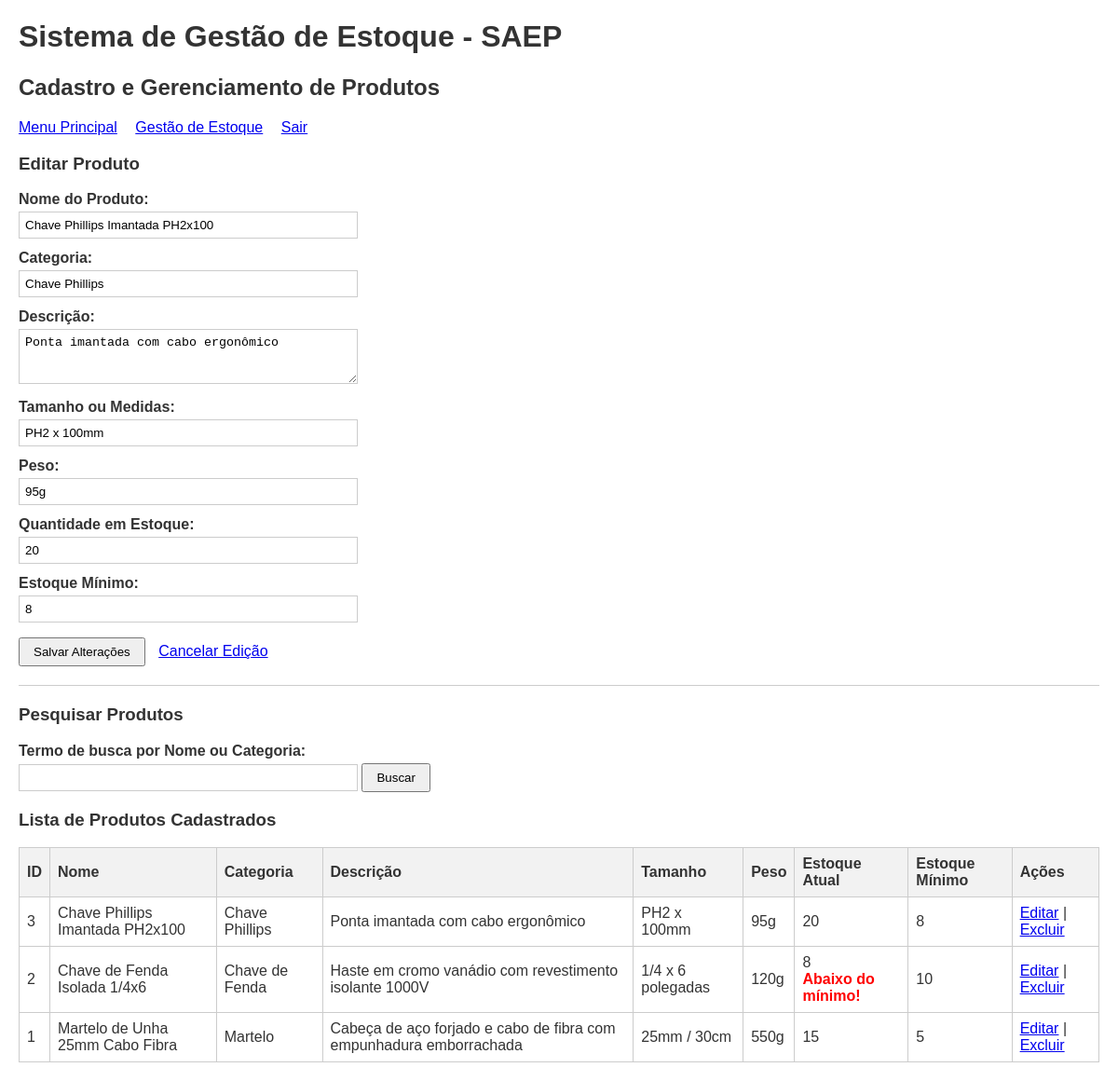
The app's page /app/produtos.php?editar_id=3 (signed in) with its own data.
### tables this page shows
CREATE TABLE produtos (
    id INT AUTO_INCREMENT PRIMARY KEY,
    codigo VARCHAR(50) NOT NULL UNIQUE,
    nome VARCHAR(100) NOT NULL,
    categoria VARCHAR(50) NOT NULL,
    descricao TEXT,
    tamanho VARCHAR(50),
    peso VARCHAR(50),
    quantidade_estoque INT NOT NULL DEFAULT 0,
    estoque_minimo INT NOT NULL DEFAULT 5
);

### app/produtos.php (the view, shortened to what this page needs)
<?php
require_once 'conexao.php';
$produto_edicao = null;
if (isset($_GET['editar_id'])) {
    $id_editar = (int)$_GET['editar_id'];
    $stmt = $pdo->prepare("SELECT * FROM produtos WHERE id = :id LIMIT 1");
    $stmt->execute([':id' => $id_editar]);
    $produto_edicao = $stmt->fetch();
}
$termo_busca = trim($_GET['busca'] ?? '');
if (!empty($termo_busca)) {
    $sql_listagem = "SELECT * FROM produtos WHERE nome LIKE :termo OR categoria LIKE :termo ORDER BY id DESC";
    $stmt_lista = $pdo->prepare($sql_listagem);
    $stmt_lista->execute([':termo' => "%$termo_busca%"]);
} else {
    $sql_listagem = "SELECT * FROM produtos ORDER BY id DESC";
    $stmt_lista = $pdo->query($sql_listagem);
}
$produtos = $stmt_lista->fetchAll();
?>
<!DOCTYPE html>
<html lang="pt-BR">
<head>
    <link rel="stylesheet" href="style.css">
</head>
<body>
<div class="container">
    <h1>Sistema de Gestão de Estoque - SAEP</h1>
    <h2>Cadastro e Gerenciamento de Produtos</h2>
    <div class="nav-links">
        <a href="index.php">Menu Principal</a>
        <a href="estoque.php">Gestão de Estoque</a>
        <a href="logout.php">Sair</a>
    </div>
    <h3><?php echo $produto_edicao ? 'Editar Produto' : 'Cadastrar Novo Produto'; ?></h3>
    <form method="POST" action="produtos.php" onsubmit="return validarFormularioProduto(this);">
        <div class="form-group">
            <label for="nome">Nome do Produto:</label>
            <input type="text" id="nome" name="nome" value="<?php echo htmlspecialchars($produto_edicao['nome'] ?? $_POST['nome'] ?? ''); ?>">
        </div>
        <div class="form-group">
            <label for="categoria">Categoria:</label>
            <input type="text" id="categoria" name="categoria" value="<?php echo htmlspecialchars($produto_edicao['categoria'] ?? $_POST['categoria'] ?? ''); ?>" placeholder="Exemplo: Martelo, Chave de Fenda">
        </div>
        <div class="form-group">
            <label for="descricao">Descrição:</label>
            <textarea id="descricao" name="descricao" rows="3"><?php echo htmlspecialchars($produto_edicao['descricao'] ?? $_POST['descricao'] ?? ''); ?></textarea>
        </div>
        <div class="form-group">
            <label for="tamanho">Tamanho ou Medidas:</label>
            <input type="text" id="tamanho" name="tamanho" value="<?php echo htmlspecialchars($produto_edicao['tamanho'] ?? $_POST['tamanho'] ?? ''); ?>" placeholder="Exemplo: 25mm ou 30cm">
        </div>
        <div class="form-group">
            <label for="peso">Peso:</label>
            <input type="text" id="peso" name="peso" value="<?php echo htmlspecialchars($produto_edicao['peso'] ?? $_POST['peso'] ?? ''); ?>" placeholder="Exemplo: 500g">
        </div>
        <div class="form-group">
            <label for="quantidade_estoque">Quantidade em Estoque:</label>
            <input type="number" id="quantidade_estoque" name="quantidade_estoque" min="0" value="<?php echo htmlspecialchars($produto_edicao['quantidade_estoque'] ?? $_POST['quantidade_estoque'] ?? '0'); ?>">
        </div>
        <div class="form-group">
            <label for="estoque_minimo">Estoque Mínimo:</label>
            <input type="number" id="estoque_minimo" name="estoque_minimo" min="0" value="<?php echo htmlspecialchars($produto_edicao['estoque_minimo'] ?? $_POST['estoque_minimo'] ?? '5'); ?>">
        </div>
        <p>
            <button type="submit"><?php echo $produto_edicao ? 'Salvar Alterações' : 'Cadastrar Produto'; ?></button>
            <?php if ($produto_edicao): ?>
                <a href="produtos.php" class="btn-secondary">Cancelar Edição</a>
            <?php endif; ?>
        </p>
    </form>
    <hr>
    <h3>Pesquisar Produtos</h3>
    <form method="GET" action="produtos.php">
        <div class="form-group">
            <label for="busca">Termo de busca por Nome ou Categoria:</label>
            <input type="text" id="busca" name="busca" value="<?php echo htmlspecialchars($termo_busca); ?>" style="display:inline-block; vertical-align:middle;">
            <button type="submit" style="vertical-align:middle;">Buscar</button>
        </div>
    </form>
    <h3>Lista de Produtos Cadastrados</h3>
    <table>
        <thead>
            <tr>
                <th>ID</th>
                <th>Nome</th>
                <th>Categoria</th>
                <th>Descrição</th>
                <th>Tamanho</th>
                <th>Peso</th>
                <th>Estoque Atual</th>
                <th>Estoque Mínimo</th>
                <th>Ações</th>
            </tr>
        </thead>
        <tbody>
            <?php if (empty($produtos)): ?>
                <tr>
                    <td colspan="9">Nenhum produto encontrado.</td>
                </tr>
            <?php else: ?>
                <?php foreach ($produtos as $p): ?>
                    <tr>
                        <td><?php echo htmlspecialchars($p['id']); ?></td>
                        <td><?php echo htmlspecialchars($p['nome']); ?></td>
                        <td><?php echo htmlspecialchars($p['categoria']); ?></td>
                        <td><?php echo htmlspecialchars($p['descricao']); ?></td>
                        <td><?php echo htmlspecialchars($p['tamanho']); ?></td>
                        <td><?php echo htmlspecialchars($p['peso']); ?></td>
                        <td>
                            <?php echo htmlspecialchars($p['quantidade_estoque']); ?>
                            <?php if ($p['quantidade_estoque'] < $p['estoque_minimo']): ?>
                                <br><span class="alerta-minimo">Abaixo do mínimo!</span>
                            <?php endif; ?>
                        </td>
                        <td><?php echo htmlspecialchars($p['estoque_minimo']); ?></td>
                        <td>
                            <a href="produtos.php?editar_id=<?php echo $p['id']; ?>">Editar</a> |
                            <a href="produtos.php?excluir_id=<?php echo $p['id']; ?>" onclick="return confirmarExclusao('<?php echo addslashes($p['nome']); ?>');">Excluir</a>
                        </td>
                    </tr>
                <?php endforeach; ?>
            <?php endif; ?>
        </tbody>
    </table>
</div>
</body>
</html>

### app/style.css (style rules this page uses)
body { font-family: Arial, sans-serif; margin: 20px; color: #333; }
.nav-links { margin: 15px 0; }
.nav-links a { margin-right: 15px; }
hr { margin: 20px 0; border: 0; border-top: 1px solid #ccc; }
.form-group { margin-bottom: 12px; }
label { display: block; margin-bottom: 4px; font-weight: bold; }
input[type="text"], input[type="email"], input[type="password"], input[type="number"], input[type="date"], select, textarea { padding: 6px; width: 350px; max-width: 100%; border: 1px solid #ccc; }
button, input[type="submit"] { padding: 6px 14px; cursor: pointer; }
.btn-secondary { margin-left: 10px; }
table { border-collapse: collapse; width: 100%; margin: 15px 0; }
table, th, td { border: 1px solid #ccc; }
th, td { padding: 8px; text-align: left; }
th { background-color: #f2f2f2; }
.alerta-minimo { color: red; font-weight: bold; }

### records on screen
produtos: nome "Chave Phillips Imantada PH2x100", categoria "Chave Phillips", descricao "Ponta imantada com cabo ergonômico", tamanho "PH2 x 100mm", peso "95g", quantidade_estoque "20", estoque_minimo "8", id "3"
produtos: id "2", nome "Chave de Fenda Isolada 1/4x6", categoria "Chave de Fenda", descricao "Haste em cromo vanádio com revestimento isolante 1000V", tamanho "1/4 x 6 polegadas", peso "120g", quantidade_estoque "8", shows "Abaixo do mínimo!", estoque_minimo "10"
produtos: id "1", nome "Martelo de Unha 25mm Cabo Fibra", categoria "Martelo", descricao "Cabeça de aço forjado e cabo de fibra com empunhadura emborrachada", tamanho "25mm / 30cm", peso "550g", quantidade_estoque "15", estoque_minimo "5"
